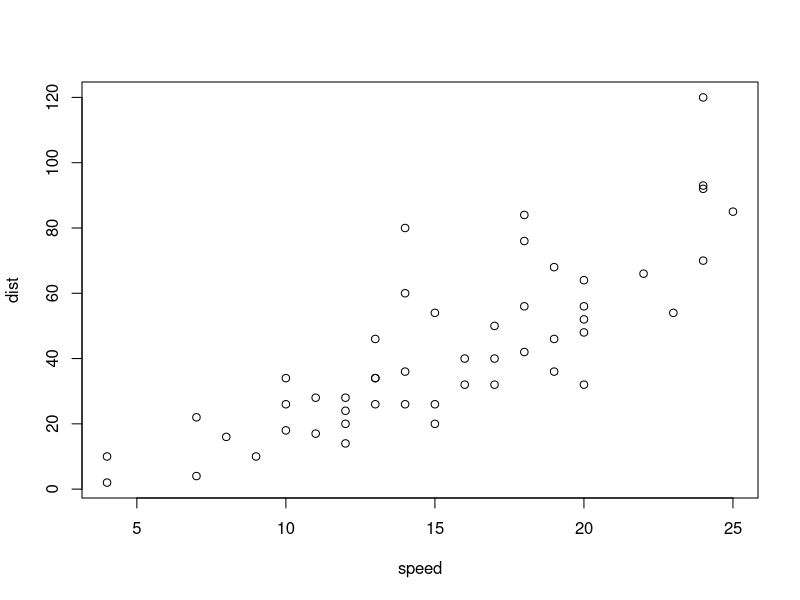
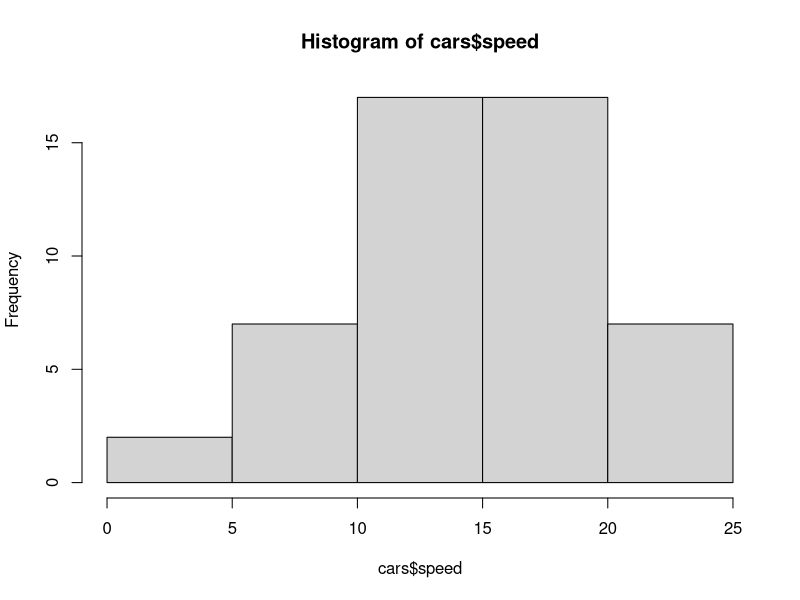
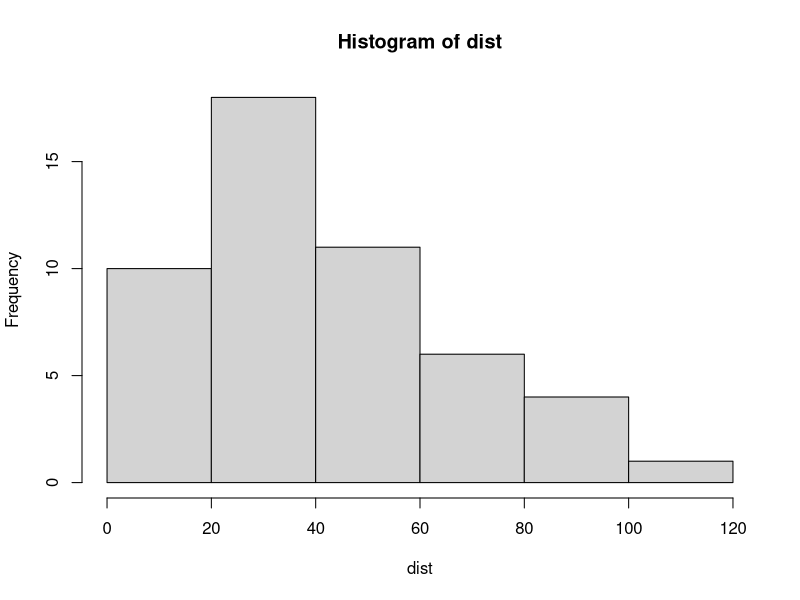
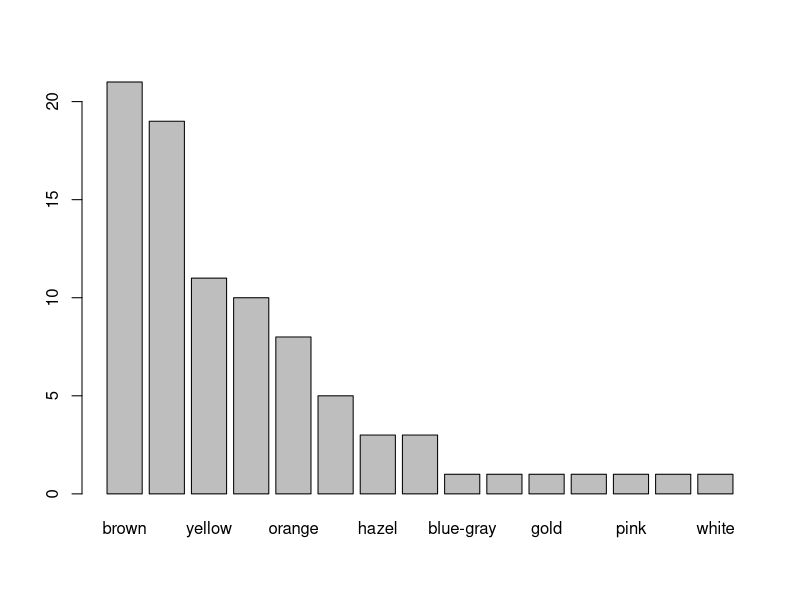

Source code (R) for these figures, in order: (Note: this script raises an error after producing the figures.)
my_age <- 12
your_age <- 14
sum(my_age, your_age)
plot(cars)
hist(cars$speed)
attach(cars)
hist(dist)
summary(cars)
summary(cars$speed)
class(cars)
class(cars$speed)
length(cars$speed)
unique(cars$speed)
head(cars)
tail(cars)
cars[3:6, 1:2]
?median
median(cars$dist)
new_data <- c(2,4,6,3,NA,9)
median(new_data, na.rm = TRUE)

library(tidyverse)
data()
?starwars
dim(starwars)
str(starwars)
glimpse(starwars)
View(starwars)
head(starwars)
tail(starwars)

attach(starwars)
names(starwars)
length(starwars)
class(hair_color)
length(hair_color)
unique(hair_color)
View(sort(table(hair_color), decreasing = TRUE))
barplot(sort(table(eye_color), decreasing = TRUE))

library(tidyverse)
data()
View(starwars)

glimpse(starwars)

#Find missing data
starwars %>% 
  select(name, gender, hair_color, height) %>% 
  filter(!complete.cases(.))

#dropping NA values
starwars %>% 
  select(name, gender, hair_color, height) %>% 
  drop_na(height,gender)

#replacing NA values
starwars %>% 
  select(name, gender, hair_color, height) %>% 
  filter(!complete.cases(.)) %>% 
  mutate(hair_color = replace_na(hair_color = "none"))


